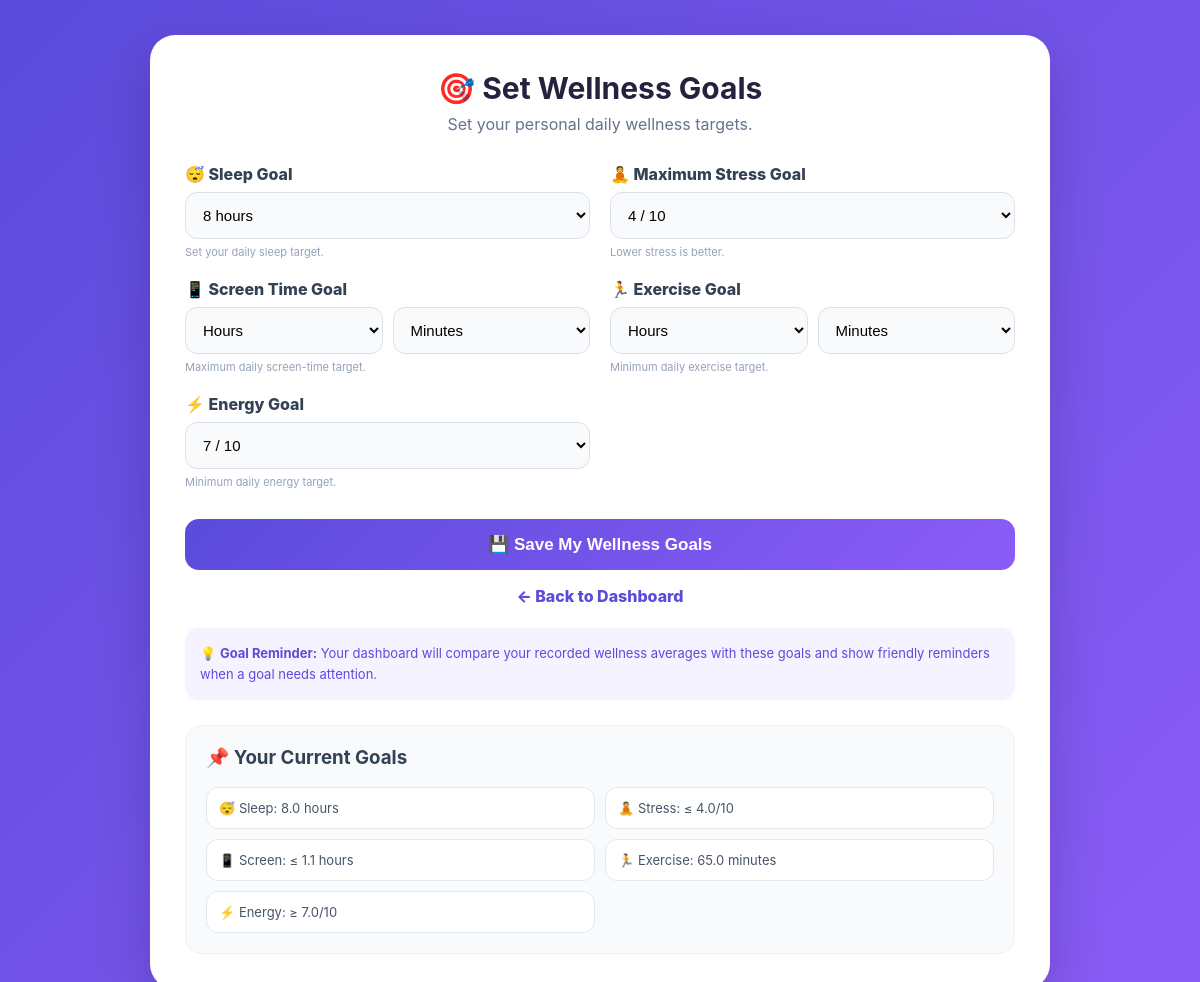
/goals (signed in), run on an earlier commit of the app's database.
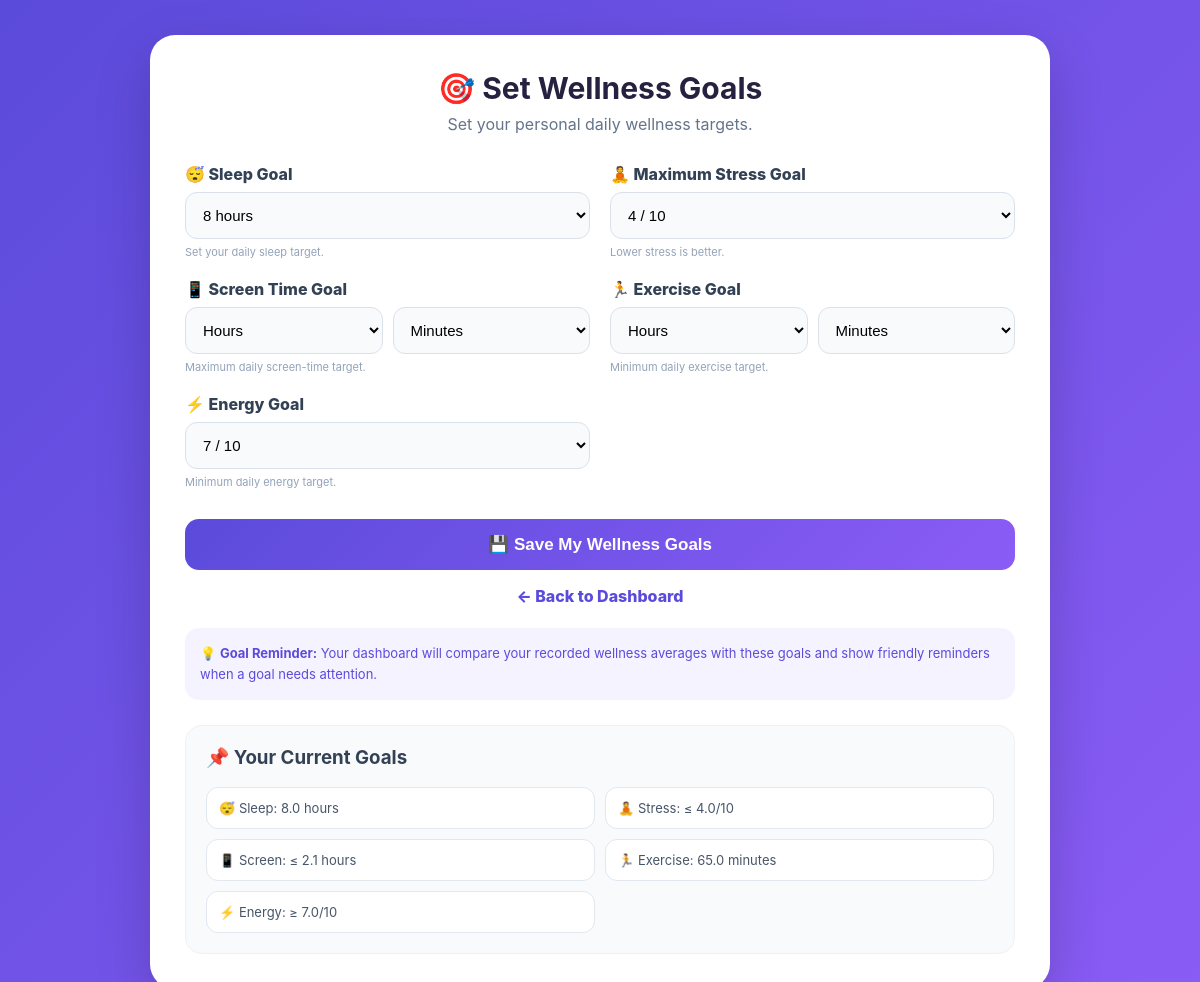
And on a later commit of the database.
### tables this page shows
CREATE TABLE wellness_goals (
            id INTEGER PRIMARY KEY AUTOINCREMENT,
            user_id INTEGER NOT NULL UNIQUE,
            sleep_goal REAL NOT NULL DEFAULT 8,
            exercise_goal REAL NOT NULL DEFAULT 30,
            screen_time_goal REAL NOT NULL DEFAULT 5,
            stress_goal REAL NOT NULL DEFAULT 4,
            energy_goal REAL NOT NULL DEFAULT 7,
            FOREIGN KEY (user_id) REFERENCES users(id)
        );

### app.py (the view, shortened to what this page needs)
@app.route(
    "/goals",
    methods=["GET", "POST"]
)
def goals():
    if "user_id" not in session:
        return redirect(
            url_for("login")
        )
    user_id = session["user_id"]
    conn = get_db_connection()
    goals_data = conn.execute(
        """
        SELECT *
        FROM wellness_goals
        WHERE user_id = ?
        """,
        (user_id,)
    ).fetchone()
    conn.close()
    return render_template(
        "goals.html",
        goals=goals_data
    )

### database.py (called while the page is built)
def get_db_connection():
    conn = sqlite3.connect(DATABASE)
    conn.row_factory = sqlite3.Row
    return conn

### templates/goals.html (shortened to what this page needs)
<!DOCTYPE html>
<html lang="en">
<head>
</head>
<body>
<div class="container">
<div class="card">
<div class="header">
<h1>
🎯 Set Wellness Goals
</h1>
<p>
Set your personal daily wellness targets.
</p>
</div>
<form method="POST"
action="{{ url_for('goals') }}">
<div class="form-grid">
<div class="field">
<label>
😴 Sleep Goal
</label>
<select name="sleep_goal" required>
{% for i in range(1,13) %}
<option
value="{{ i }}"
{% if goals and goals['sleep_goal'] == i %}selected{% endif %}
>
{{ i }} hour{% if i != 1 %}s{% endif %}
</option>
{% endfor %}
</select>
<small>
Set your daily sleep target.
</small>
</div>
<div class="field">
<label>
🧘 Maximum Stress Goal
</label>
<select name="stress_goal" required>
{% for i in range(1,11) %}
<option
value="{{ i }}"
{% if goals and goals['stress_goal'] == i %}selected{% endif %}
>
{{ i }} / 10
</option>
{% endfor %}
</select>
<small>
Lower stress is better.
</small>
</div>
<div class="field">
<label>
📱 Screen Time Goal
</label>
<div class="split">
<select name="screen_hours" required>
<option value="">
Hours
</option>
</select>
<select name="screen_minutes" required>
<option value="">
Minutes
</option>
</select>
</div>
<small>
Maximum daily screen-time target.
</small>
</div>
<div class="field">
<label>
🏃 Exercise Goal
</label>
<div class="split">
<select name="exercise_hours" required>
<option value="">
Hours
</option>
</select>
<select name="exercise_minutes" required>
<option value="">
Minutes
</option>
</select>
</div>
<small>
Minimum daily exercise target.
</small>
</div>
<div class="field">
<label>
⚡ Energy Goal
</label>
<select name="energy_goal" required>
{% for i in range(1,11) %}
<option
value="{{ i }}"
{% if goals and goals['energy_goal'] == i %}selected{% endif %}
>
{{ i }} / 10
</option>
{% endfor %}
</select>
<small>
Minimum daily energy target.
</small>
</div>
</div>
<button
type="submit"
class="save-btn">
💾 Save My Wellness Goals
</button>
</form>
<a
class="back"
href="{{ url_for('dashboard') }}">
← Back to Dashboard
</a>
<div class="info">
💡 <strong>Goal Reminder:</strong>
Your dashboard will compare your recorded wellness averages
with these goals and show friendly reminders when a goal needs attention.
</div>
{% if goals %}
<div class="current-goals">
<h3>
📌 Your Current Goals
</h3>
<div class="goal-list">
<div class="goal-item">
😴 Sleep: {{ goals['sleep_goal'] }} hours
</div>
<div class="goal-item">
🧘 Stress: ≤ {{ goals['stress_goal'] }}/10
</div>
<div class="goal-item">
📱 Screen: ≤ {{ goals['screen_time_goal']|round(1) }} hours
</div>
<div class="goal-item">
🏃 Exercise: {{ goals['exercise_goal']|round(0) }} minutes
</div>
<div class="goal-item">
⚡ Energy: ≥ {{ goals['energy_goal'] }}/10
</div>
</div>
</div>
{% endif %}
</div>
</div>
</body>
</html>

### templates/goals.html (style rules this page uses)
* { box-sizing:border-box; }
body { margin:0; min-height:100vh; font-family:Inter,Segoe UI,Arial,sans-serif; background:linear-gradient(135deg,#5b4bdb,#8b5cf6); padding:35px 15px; }
.container { max-width:900px; margin:auto; }
.card { background:white; border-radius:25px; padding:35px; box-shadow:0 20px 55px rgba(0,0,0,.18); }
.header { text-align:center; margin-bottom:30px; }
.header h1 { margin:0; color:#25213f; font-size:30px; }
.header p { color:#64748b; margin-top:8px; }
.form-grid { display:grid; grid-template-columns:1fr 1fr; gap:20px; }
.field { display:flex; flex-direction:column; }
.field label { font-weight:800; color:#334155; margin-bottom:8px; }
.field select { width:100%; padding:13px; border:1px solid #dbe1ea; border-radius:12px; background:#f8fafc; font-size:15px; outline:none; }
.field small { color:#94a3b8; margin-top:6px; font-size:11px; }
.split { display:grid; grid-template-columns:1fr 1fr; gap:10px; }
.save-btn { width:100%; margin-top:30px; border:0; padding:15px; border-radius:14px; background:linear-gradient(135deg,#5b4bdb,#8b5cf6); color:white; font-size:17px; font-weight:900; cursor:pointer; }
.back { display:block; text-align:center; margin-top:16px; color:#5b4bdb; text-decoration:none; font-weight:800; }
.info { margin-top:22px; padding:15px; border-radius:14px; background:#f5f3ff; color:#5b4bdb; font-size:13px; line-height:1.6; }
.current-goals { margin-top:25px; padding:20px; border-radius:17px; background:#f8fafc; border:1px solid #edf2f7; }
.current-goals h3 { margin-top:0; color:#334155; }
.goal-list { display:grid; grid-template-columns:repeat(2,1fr); gap:10px; }
.goal-item { background:white; padding:12px; border-radius:12px; border:1px solid #e2e8f0; color:#475569; font-size:13px; }

What changed in the data, as far as the page shows it:
changed wellness_goals: screen_time_goal "1.1" → "2.1"
